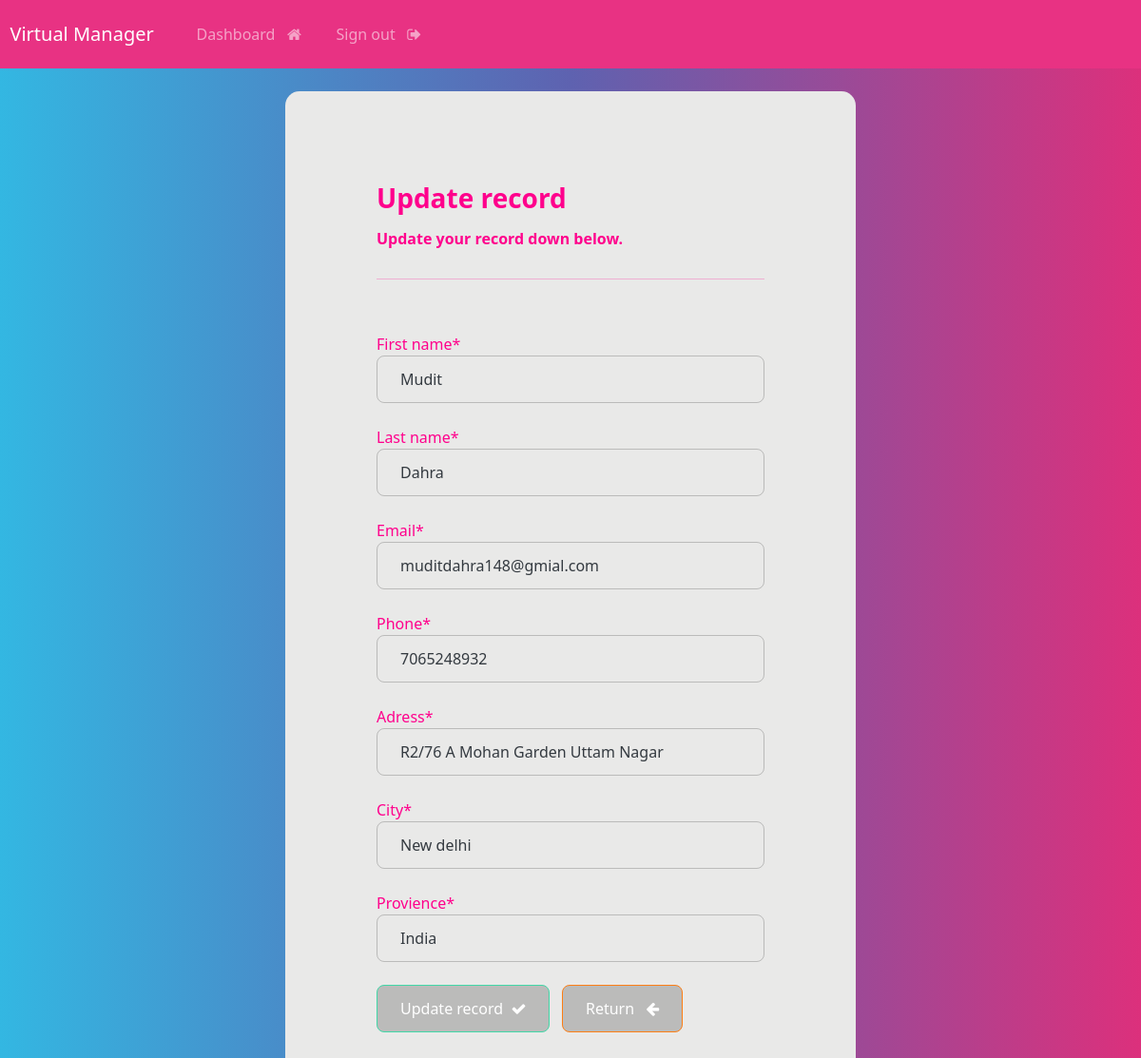
The page /update-record/3 (signed in) on the database its author committed.
### webapp/models.py (models this page shows, shortened)
class Record(models.Model):
    creation_date = models.DateField(auto_now_add=True)
    first_name = models.CharField(max_length=100)
    last_name = models.CharField(max_length=100)
    email = models.CharField(max_length=100)
    phone = models.CharField(max_length=10)
    adress = models.CharField(max_length=100)
    city = models.CharField(max_length=20)
    provience = models.CharField(max_length=100)

### webapp/views.py (the view)
# urls.py: path('update-record/<int:pk>', views.update_record, name='update-record'),
@login_required(login_url='login')
def update_record(request, pk):
    record = Record.objects.get(id=pk)
    form = UpdateRecord(instance=record)
    if request.method == "POST":
        form = UpdateRecord(request.POST, instance=record)
        if form.is_valid():
            form.save()
            messages.success(request, 'Your Record Was Updated Successfully')
            return redirect('dashboard')
    context ={'form':form}
    return render(request,'webapp/update-record.html', context=context)

### webapp/forms.py
class UpdateRecord(forms.ModelForm):
    class Meta:
        model = Record
        fields = ['first_name','last_name','email','phone','adress','city','provience']

### webapp/Templates/webapp/update-record.html (shortened to what this page needs)
{% extends 'webapp/base.html' %}
{% load crispy_forms_tags %}
{% block content %}
<body>
    <div class="container bg-light shadow-md p-5 form-layout">
        <h3> Update record </h3>
        <h6> Update your record down below. </h6>
        <hr>
        <br>
        <form method="POST" autocomplete="off">
            {{form.first_name|as_crispy_field}}
            <br>
            {{form.last_name|as_crispy_field}}
            <br>
            {{form.email|as_crispy_field}}
            <br>
            {{form.phone|as_crispy_field}}
            <br>
            {{form.adress|as_crispy_field}}
            <br>
            {{form.city|as_crispy_field}}
            <br>
            {{form.provience|as_crispy_field}}
            <br>
            <button type="submit" class="btn btn-success" >
                Update record &nbsp;<i class="fa fa-check" aria-hidden="true"></i>
            </button>
            <a href="{% url  'dashboard' %}" class="btn btn-danger">Return &nbsp; <i class="fa fa-arrow-left" aria-hidden="true"></i></a>
        </form>
    </div>
    <br>
</body>
{% endblock %}

### static/css/style.css (style rules this page uses)
.form-layout { border-radius: 15px; width:600px; color: rgb(255, 0, 140); }

### rows shown on the page
Record: first_name "Mudit", last_name "Dahra", email "muditdahra148@gmial.com", phone "7065248932", adress "R2/76 A Mohan Garden Uttam Nagar", city "New delhi", provience "India"
